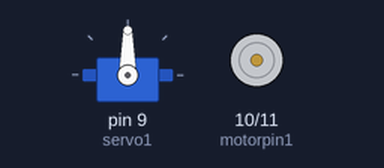
The sketch below on a simulated Arduino Uno, built with avr-gcc and run on an emulated ATmega328P. Parts: servo, motor-driver pin pairs drawn as motors (green arrow = first pin HIGH = forward, orange = second pin HIGH = backward, longer = more drive).

Above: at 0.1 s.
Timing chart, 0 to 40.0 s (numbered marks = the images above):
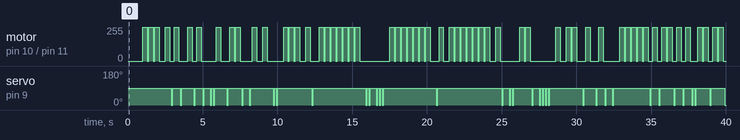

The sketch:

morse_bed.ino
```cpp
#include <Servo.h>

Servo servo1;
int x = 0;
int motorpin1 = 10;
int motorpin2 = 11;
int randNumber;

#define debug false
//

int dotDelay = 100;

// Morse code for Alphabet
char* morseATable[] = {
  ".-", "-...", "-.-.", "-..", ".", "..-.", "--.",   // A-G
  "....", "..", ".---", "_._", ".-..", "--", "-.",    // H-N
  "---", ".--.", "--.-", ".-.", "...", "-", "..-",    // O-U
  "...-", ".--", "-..-", "-.--", "--.."               // V-Z
};

// Morse code for Numbers
char* morseNTable[] = {
  "-----", ".----", "..---", "...--", "....-",       // 0-4
  ".....", "-....", "--...", "---..", "----."         // 5-9
};

void setup()
{
  Serial.begin(9600);
  servo1.attach(9);
  pinMode(10, OUTPUT);
  pinMode(11, OUTPUT);

}

char line[255];

void loop(){


  int num_chars_read = Serial.readBytesUntil('\n', line, 255);
  if (num_chars_read > 0) {
    convertAndSend(line);
  }


  // only lower case is currently supported
  convertAndSend("occupation is a nightmare");
    morse("--- -.-. -.-. ..- .--. .- - .. --- -. / .. ... / .- / -. .. --. .... - -- .- .-. .");
  // height++;
 delay(5000);
  convertAndSend("nightmares are only dreams");
    morse("-. .. --. .... - -- .- .-. . ... / .- .-. . / --- -. .-.. -.-- / -.. .-. . .- -- ....");   delay(5000);
   //height++;
  convertAndSend("messages by dreams");
  morse("-- . ... ... .- --. . ... / -... -.-- / -.. .-. . .- -- ...");
   delay(5000);
//   //height++;
  convertAndSend("sleeping is tiring");
   morse("... .-.. . . .--. .. -. --. / .. ... / - .. .-. .. -. --.");
//
//   //height++;
   delay(60000);

}

int motoron (){
  digitalWrite(motorpin1, HIGH);
  digitalWrite(motorpin2, LOW);
}

int motoroff (){
  digitalWrite(motorpin1, LOW);
  digitalWrite(motorpin2, LOW);
}

void transmit(char dotOrDash) {
  if (dotOrDash == '.') {
    servo1.write(0);
    delay(dotDelay);
    servo1.write(90);
  }
  else {
    motoron();
    delay(dotDelay*3);
    motoroff();
  }

  delay(dotDelay);
}

void morse(char* sequence) {
  int i = 0;
  while (sequence[i] != NULL) {
    transmit(sequence[i]);
    i = i + 1;
  }
  delay(dotDelay * 3);
}

void convertAndSend(String message) {
  for (int pos = 0; pos < message.length(); pos++) {
    if (debug) {
      Serial.print(message.charAt(pos));
      Serial.print("   ");
    }
    char current_char = message.charAt(pos);
    if ((current_char >= 'a') && (current_char <= 'z'))    // Check for a lower case character
      morse(morseATable[current_char-'a']);
    if ((current_char >= '0') && (current_char <= '9'))     // Check for a number
      morse(morseNTable[current_char-48]);
    if (current_char == ' ')                                      // Check for a space
      morse("       ");                                              // A space is equal to seven dots
  }
}
```

Measured:
- by itself, servo on pin 9 (servo1): 90° → 0° at 2.9 s, → 90° 0.10 s later, → 0° 0.50 s later, → 90° 0.10 s later, … (75 changes in this stretch)
- by itself, motor on pin 10 (motorpin1) / pin 11 (motorpin2): stopped → forward 255/255 at 1.0 s, → stopped 0.30 s later, → forward 255/255 0.10 s later, → stopped 0.30 s later, … (120 changes in this stretch)
